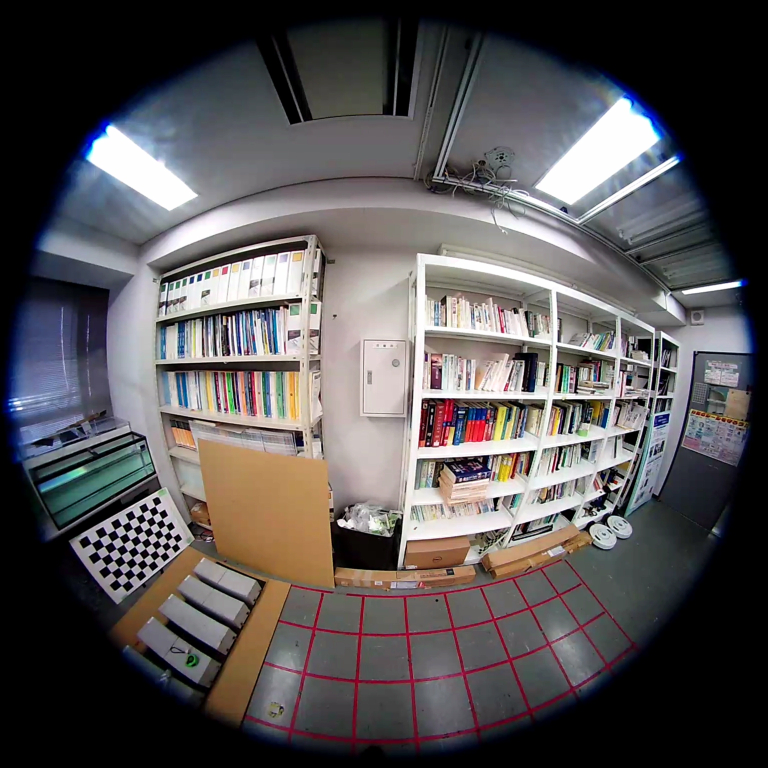
//> input picture CmnIP/data/fish_left.jpg, 1536 x 1536 px (shown at 1/2 size)
$ ./sample_feature_densetemplatematching   (built with g++ and OpenCV 4)
//> lines starting //> are read from the running program, lines starting //| are printed output that depends on the picture
// [22 lines of licence text are left out]

#include "draw/inc/draw/draw_headers.hpp"
#include "feature/inc/feature/feature_headers.hpp"

namespace
{


/** @brief Class to perform some simple operations over matrix
*/
class MatrixOperations
{
public:

	/** @brief Calculate the ratio between two matrix.

		@note The matrix are expected to be CV_32F
		@return Return 1 in case of success. 0 otherwise.
	*/
	// [25 lines left out: function ratio, not called in this run]

};


/** Example of use of a sample combine image
*/
// [73 lines left out: function test, not called in this run]


/** @brief Show a set of plot over the image.
*/
void test_multiple_areas()
{
	std::cout << "ESC to quit" << std::endl;
	cv::Mat src_in = cv::imread("..\\..\\data\\fish_left.jpg");
//> src_in is the input picture: 1536 rows x 1536 cols, CV_8UC3; mean B, G, R 84.4, 83.3, 87
	if (src_in.empty()) {
		std::cout << "Unable to open the source file ../../data/fish_left.jpg" << std::endl;
		return;
	}
	cv::Mat src_ = src_in(cv::Rect(src_in.cols / 2, 0, src_in.cols / 2, src_in.rows));// src_;//
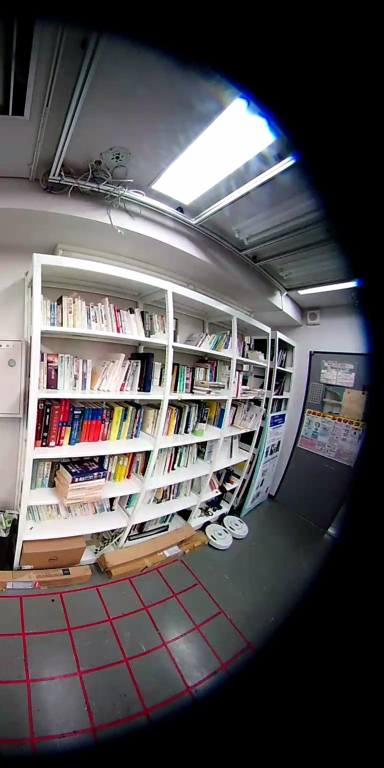
//> src_: 1536 rows x 768 cols, CV_8UC3 (shown at 1/2 size); mean B, G, R 85.9, 84.2, 87.5
	cv::Mat model_in = cv::imread("..\\..\\data\\fish_front.jpg");
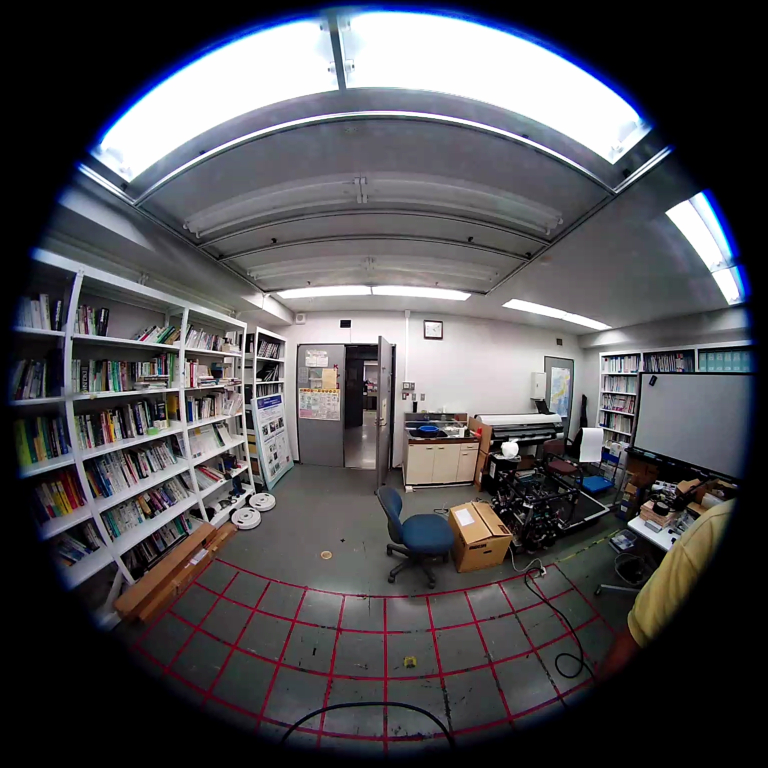
//> input picture CmnIP/data/fish_front.jpg, 1536 x 1536 px (shown at 1/2 size)
//> model_in is the input picture: 1536 rows x 1536 cols, CV_8UC3; mean B, G, R 83.2, 79, 80.3
	if (model_in.empty()) {
		std::cout << "Unable to open the source file ../../data/fish_front.jpg" << std::endl;
		return;
	}
	cv::Mat model_ = model_in(cv::Rect(0, 0, model_in.cols / 2, src_.rows));// model_in;//
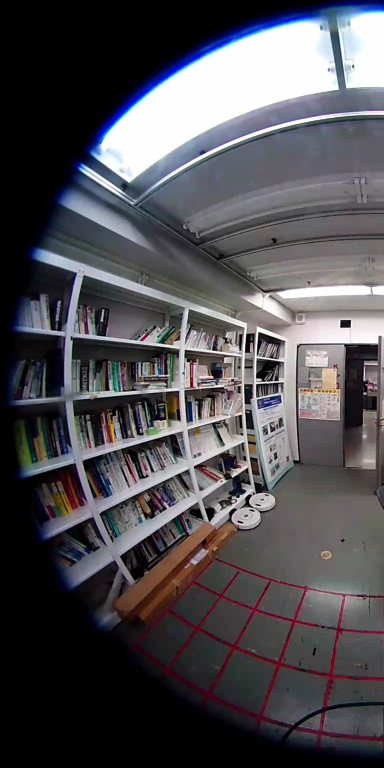
//> model_: 1536 rows x 768 cols, CV_8UC3 (shown at 1/2 size); mean B, G, R 82.8, 78.1, 79.8

	cv::Mat m(src_in.size(), CV_32FC1, cv::Scalar::all(0));
	int kW = 150, kH = 150;
	cv::Mat a(kH, kW, CV_32FC1, cv::Scalar::all(1));

	for (int y_ = 0; y_ <= src_.rows - a.rows; y_ += a.rows)
	{
		for (int x_ = 0; x_ <= src_.cols - a.cols; x_ += a.cols)
		{
			cv::Mat src = src_(cv::Rect(x_, y_, kW, kH));
			cv::Mat src_clone = src_.clone();
			cv::rectangle(src_clone, cv::Rect(x_, y_, kW, kH), cv::Scalar(0, 0, 255), 3);
			cv::resize(src_clone, src_clone, cv::Size(512, 512));
			cv::imshow("src_clone", src_clone);
			for (int y = 0; y <= model_.rows - a.rows; y += a.rows)
			{
				for (int x = 0; x <= model_.cols - a.cols; x += a.cols)
				{
					cv::Mat model_clone = model_.clone();
					cv::rectangle(model_clone, cv::Rect(x, y, kW, kH), cv::Scalar(0, 0, 255), 3);
					cv::resize(model_clone, model_clone, cv::Size(512, 512));
					cv::imshow("model_clone", model_clone);
					cv::Mat model = model_(cv::Rect(x, y, kW, kH));

					cv::Mat outputA, outputB, outputC;
//> (the run ends here: the program needs code that is not available in this run, at `CmnIP::feature::Dense::linear10histo(src, false, outputA);`)
